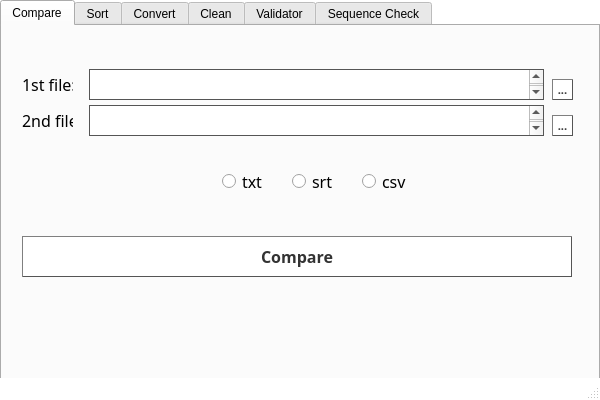
<?xml version="1.0" encoding="UTF-8"?>
<ui version="4.0">
 <class>MainWindow</class>
 <widget class="QMainWindow" name="MainWindow">
  <property name="geometry">
   <rect>
    <x>0</x>
    <y>0</y>
    <width>600</width>
    <height>400</height>
   </rect>
  </property>
  <property name="windowTitle">
   <string>MainWindow</string>
  </property>
  <property name="styleSheet">
   <string notr="true">QMainWindow{
background-color:white;
}</string>
  </property>
  <widget class="QWidget" name="centralwidget">
   <widget class="QTabWidget" name="tabWidget">
    <property name="geometry">
     <rect>
      <x>0</x>
      <y>0</y>
      <width>600</width>
      <height>400</height>
     </rect>
    </property>
    <property name="currentIndex">
     <number>0</number>
    </property>
    <widget class="QWidget" name="Compare">
     <attribute name="title">
      <string>Compare</string>
     </attribute>
     <widget class="QRadioButton" name="srtRadioButton">
      <property name="geometry">
       <rect>
        <x>290</x>
        <y>140</y>
        <width>50</width>
        <height>30</height>
       </rect>
      </property>
      <property name="font">
       <font>
        <family>Segoe UI Light</family>
        <pointsize>12</pointsize>
        <weight>50</weight>
        <bold>false</bold>
       </font>
      </property>
      <property name="styleSheet">
       <string notr="true"/>
      </property>
      <property name="text">
       <string>srt</string>
      </property>
     </widget>
     <widget class="QRadioButton" name="txtRadioButton">
      <property name="geometry">
       <rect>
        <x>220</x>
        <y>140</y>
        <width>50</width>
        <height>30</height>
       </rect>
      </property>
      <property name="palette">
       <palette>
        <active>
         <colorrole role="Highlight">
          <brush brushstyle="SolidPattern">
           <color alpha="255">
            <red>0</red>
            <green>120</green>
            <blue>215</blue>
           </color>
          </brush>
         </colorrole>
        </active>
        <inactive>
         <colorrole role="Highlight">
          <brush brushstyle="SolidPattern">
           <color alpha="255">
            <red>0</red>
            <green>120</green>
            <blue>215</blue>
           </color>
          </brush>
         </colorrole>
        </inactive>
        <disabled>
         <colorrole role="Highlight">
          <brush brushstyle="SolidPattern">
           <color alpha="255">
            <red>0</red>
            <green>120</green>
            <blue>215</blue>
           </color>
          </brush>
         </colorrole>
        </disabled>
       </palette>
      </property>
      <property name="font">
       <font>
        <family>Segoe UI Light</family>
        <pointsize>12</pointsize>
        <weight>50</weight>
        <bold>false</bold>
       </font>
      </property>
      <property name="styleSheet">
       <string notr="true"/>
      </property>
      <property name="text">
       <string>txt</string>
      </property>
     </widget>
     <widget class="QPushButton" name="comparePushButton">
      <property name="geometry">
       <rect>
        <x>20</x>
        <y>210</y>
        <width>550</width>
        <height>41</height>
       </rect>
      </property>
      <property name="font">
       <font>
        <family>Segoe UI Light</family>
        <pointsize>12</pointsize>
        <weight>75</weight>
        <bold>true</bold>
       </font>
      </property>
      <property name="styleSheet">
       <string notr="true">QPushButton {
    color: #333;
    border: 1px solid #555;
    border-style: outset;
    background:white;
    padding: 5px;
    }

QPushButton:pressed {
    background: #0078d7
    }</string>
      </property>
      <property name="text">
       <string>Compare</string>
      </property>
     </widget>
     <widget class="QLabel" name="label_2">
      <property name="geometry">
       <rect>
        <x>20</x>
        <y>79</y>
        <width>51</width>
        <height>31</height>
       </rect>
      </property>
      <property name="font">
       <font>
        <family>Segoe UI Light</family>
        <pointsize>12</pointsize>
       </font>
      </property>
      <property name="text">
       <string>2nd file:</string>
      </property>
     </widget>
     <widget class="QTextEdit" name="firstFile">
      <property name="geometry">
       <rect>
        <x>87</x>
        <y>43</y>
        <width>455</width>
        <height>31</height>
       </rect>
      </property>
      <property name="font">
       <font>
        <family>Segoe UI Light</family>
        <pointsize>12</pointsize>
       </font>
      </property>
      <property name="styleSheet">
       <string notr="true">QTextEdit{
	border:1px solid #555
}</string>
      </property>
     </widget>
     <widget class="QTextEdit" name="secondFile">
      <property name="geometry">
       <rect>
        <x>87</x>
        <y>79</y>
        <width>455</width>
        <height>31</height>
       </rect>
      </property>
      <property name="font">
       <font>
        <family>Segoe UI Light</family>
        <pointsize>12</pointsize>
       </font>
      </property>
      <property name="styleSheet">
       <string notr="true">QTextEdit{
	border:1px solid #555
}</string>
      </property>
     </widget>
     <widget class="QLabel" name="label">
      <property name="geometry">
       <rect>
        <x>20</x>
        <y>43</y>
        <width>51</width>
        <height>31</height>
       </rect>
      </property>
      <property name="font">
       <font>
        <family>Segoe UI Light</family>
        <pointsize>12</pointsize>
       </font>
      </property>
      <property name="text">
       <string>1st file:</string>
      </property>
     </widget>
     <widget class="QPushButton" name="fileDialog1">
      <property name="geometry">
       <rect>
        <x>550</x>
        <y>53</y>
        <width>21</width>
        <height>21</height>
       </rect>
      </property>
      <property name="font">
       <font>
        <family>Segoe UI Light</family>
        <pointsize>8</pointsize>
        <weight>75</weight>
        <bold>true</bold>
       </font>
      </property>
      <property name="styleSheet">
       <string notr="true">QPushButton {
    color: #333;
    border: 1px solid #555;
    border-style: outset;
    background:white;
    padding: 5px;
    }

QPushButton:pressed {
    background: #0078d7
    }</string>
      </property>
      <property name="text">
       <string>...</string>
      </property>
     </widget>
     <widget class="QPushButton" name="fileDialog2">
      <property name="geometry">
       <rect>
        <x>550</x>
        <y>89</y>
        <width>21</width>
        <height>21</height>
       </rect>
      </property>
      <property name="font">
       <font>
        <family>Segoe UI Light</family>
        <pointsize>8</pointsize>
        <weight>75</weight>
        <bold>true</bold>
       </font>
      </property>
      <property name="styleSheet">
       <string notr="true">QPushButton {
    color: #333;
    border: 1px solid #555;
    border-style: outset;
    background:white;
    padding: 5px;
    }

QPushButton:pressed {
    background: #0078d7
    }</string>
      </property>
      <property name="text">
       <string>...</string>
      </property>
     </widget>
     <widget class="QRadioButton" name="csvRadioButton">
      <property name="geometry">
       <rect>
        <x>360</x>
        <y>140</y>
        <width>50</width>
        <height>30</height>
       </rect>
      </property>
      <property name="palette">
       <palette>
        <active>
         <colorrole role="Highlight">
          <brush brushstyle="SolidPattern">
           <color alpha="255">
            <red>0</red>
            <green>120</green>
            <blue>215</blue>
           </color>
          </brush>
         </colorrole>
        </active>
        <inactive>
         <colorrole role="Highlight">
          <brush brushstyle="SolidPattern">
           <color alpha="255">
            <red>0</red>
            <green>120</green>
            <blue>215</blue>
           </color>
          </brush>
         </colorrole>
        </inactive>
        <disabled>
         <colorrole role="Highlight">
          <brush brushstyle="SolidPattern">
           <color alpha="255">
            <red>0</red>
            <green>120</green>
            <blue>215</blue>
           </color>
          </brush>
         </colorrole>
        </disabled>
       </palette>
      </property>
      <property name="font">
       <font>
        <family>Segoe UI Light</family>
        <pointsize>12</pointsize>
        <weight>50</weight>
        <bold>false</bold>
       </font>
      </property>
      <property name="styleSheet">
       <string notr="true"/>
      </property>
      <property name="text">
       <string>csv</string>
      </property>
     </widget>
    </widget>
    <widget class="QWidget" name="Sort">
     <attribute name="title">
      <string>Sort</string>
     </attribute>
     <widget class="QPushButton" name="sortPushButton">
      <property name="geometry">
       <rect>
        <x>20</x>
        <y>210</y>
        <width>550</width>
        <height>41</height>
       </rect>
      </property>
      <property name="font">
       <font>
        <family>Segoe UI Light</family>
        <pointsize>12</pointsize>
        <weight>75</weight>
        <bold>true</bold>
       </font>
      </property>
      <property name="styleSheet">
       <string notr="true">QPushButton {
    color: #333;
    border: 1px solid #555;
    border-style: outset;
    background:white;
    padding: 5px;
    }

QPushButton:pressed {
    background: #0078d7
    }</string>
      </property>
      <property name="text">
       <string>Sort</string>
      </property>
     </widget>
     <widget class="QLabel" name="convertInfoLabel_2">
      <property name="geometry">
       <rect>
        <x>20</x>
        <y>80</y>
        <width>550</width>
        <height>81</height>
       </rect>
      </property>
      <property name="font">
       <font>
        <family>Segoe UI Light</family>
        <pointsize>12</pointsize>
       </font>
      </property>
      <property name="styleSheet">
       <string notr="true"/>
      </property>
      <property name="text">
       <string>Put all .srt files in the same folder with this program and press the Sort Button.</string>
      </property>
      <property name="alignment">
       <set>Qt::AlignLeading|Qt::AlignLeft|Qt::AlignTop</set>
      </property>
      <property name="wordWrap">
       <bool>true</bool>
      </property>
     </widget>
    </widget>
    <widget class="QWidget" name="Convert">
     <attribute name="title">
      <string>Convert</string>
     </attribute>
     <widget class="QPushButton" name="convertPushButton">
      <property name="geometry">
       <rect>
        <x>20</x>
        <y>210</y>
        <width>550</width>
        <height>41</height>
       </rect>
      </property>
      <property name="font">
       <font>
        <family>Segoe UI Light</family>
        <pointsize>12</pointsize>
        <weight>75</weight>
        <bold>true</bold>
       </font>
      </property>
      <property name="styleSheet">
       <string notr="true">QPushButton {
    color: #333;
    border: 1px solid #555;
    border-style: outset;
    background:white;
    padding: 5px;
    }

QPushButton:pressed {
    background: #0078d7
    }</string>
      </property>
      <property name="text">
       <string>Convert</string>
      </property>
     </widget>
     <widget class="QLabel" name="convertInfoLabel">
      <property name="geometry">
       <rect>
        <x>20</x>
        <y>80</y>
        <width>550</width>
        <height>81</height>
       </rect>
      </property>
      <property name="font">
       <font>
        <family>Segoe UI Light</family>
        <pointsize>12</pointsize>
       </font>
      </property>
      <property name="styleSheet">
       <string notr="true"/>
      </property>
      <property name="text">
       <string>Put all .srt and .vtt files in the same folder with this program and press the Convert Button.</string>
      </property>
      <property name="alignment">
       <set>Qt::AlignLeading|Qt::AlignLeft|Qt::AlignTop</set>
      </property>
      <property name="wordWrap">
       <bool>true</bool>
      </property>
     </widget>
    </widget>
    <widget class="QWidget" name="tab">
     <attribute name="title">
      <string>Clean</string>
     </attribute>
     <widget class="QPushButton" name="cleanPushButton">
      <property name="geometry">
       <rect>
        <x>20</x>
        <y>210</y>
        <width>550</width>
        <height>41</height>
       </rect>
      </property>
      <property name="font">
       <font>
        <family>Segoe UI Light</family>
        <pointsize>12</pointsize>
        <weight>75</weight>
        <bold>true</bold>
       </font>
      </property>
      <property name="styleSheet">
       <string notr="true">QPushButton {
    color: #333;
    border: 1px solid #555;
    border-style: outset;
    background:white;
    padding: 5px;
    }

QPushButton:pressed {
    background: #0078d7
    }</string>
      </property>
      <property name="text">
       <string>Clean Srt and Generate Txt</string>
      </property>
     </widget>
     <widget class="QLabel" name="convertInfoLabel_3">
      <property name="geometry">
       <rect>
        <x>20</x>
        <y>80</y>
        <width>550</width>
        <height>81</height>
       </rect>
      </property>
      <property name="font">
       <font>
        <family>Segoe UI Light</family>
        <pointsize>12</pointsize>
       </font>
      </property>
      <property name="styleSheet">
       <string notr="true"/>
      </property>
      <property name="text">
       <string>Put all .srt files in the same folder with this program and press the Clean Srt and Generate Txt Button.</string>
      </property>
      <property name="alignment">
       <set>Qt::AlignLeading|Qt::AlignLeft|Qt::AlignTop</set>
      </property>
      <property name="wordWrap">
       <bool>true</bool>
      </property>
     </widget>
    </widget>
    <widget class="QWidget" name="tab_2">
     <attribute name="title">
      <string>Validator</string>
     </attribute>
     <widget class="QPushButton" name="validatePushButton">
      <property name="geometry">
       <rect>
        <x>20</x>
        <y>80</y>
        <width>550</width>
        <height>41</height>
       </rect>
      </property>
      <property name="font">
       <font>
        <family>Segoe UI Light</family>
        <pointsize>12</pointsize>
        <weight>75</weight>
        <bold>true</bold>
       </font>
      </property>
      <property name="styleSheet">
       <string notr="true">QPushButton {
    color: #333;
    border: 1px solid #555;
    border-style: outset;
    background:white;
    padding: 5px;
    }

QPushButton:pressed {
    background: #0078d7
    }</string>
      </property>
      <property name="text">
       <string>Validate</string>
      </property>
     </widget>
     <widget class="QLabel" name="convertInfoLabel_4">
      <property name="geometry">
       <rect>
        <x>20</x>
        <y>20</y>
        <width>550</width>
        <height>61</height>
       </rect>
      </property>
      <property name="font">
       <font>
        <family>Segoe UI Light</family>
        <pointsize>12</pointsize>
       </font>
      </property>
      <property name="styleSheet">
       <string notr="true"/>
      </property>
      <property name="text">
       <string>Put all .srt files in the same folder with this program and press the Validate button.</string>
      </property>
      <property name="alignment">
       <set>Qt::AlignLeading|Qt::AlignLeft|Qt::AlignTop</set>
      </property>
      <property name="wordWrap">
       <bool>true</bool>
      </property>
     </widget>
     <widget class="QTextEdit" name="validateFeedbackTextEdit">
      <property name="geometry">
       <rect>
        <x>20</x>
        <y>130</y>
        <width>550</width>
        <height>200</height>
       </rect>
      </property>
      <property name="font">
       <font>
        <pointsize>11</pointsize>
       </font>
      </property>
      <property name="readOnly">
       <bool>true</bool>
      </property>
     </widget>
    </widget>
    <widget class="QWidget" name="tab_3">
     <attribute name="title">
      <string>Sequence Check</string>
     </attribute>
     <widget class="QTextEdit" name="checkSequenceFeedbackTextEdit">
      <property name="geometry">
       <rect>
        <x>20</x>
        <y>130</y>
        <width>550</width>
        <height>200</height>
       </rect>
      </property>
      <property name="font">
       <font>
        <pointsize>11</pointsize>
       </font>
      </property>
      <property name="readOnly">
       <bool>true</bool>
      </property>
     </widget>
     <widget class="QPushButton" name="checkSequencePushButton">
      <property name="geometry">
       <rect>
        <x>20</x>
        <y>80</y>
        <width>550</width>
        <height>41</height>
       </rect>
      </property>
      <property name="font">
       <font>
        <family>Segoe UI Light</family>
        <pointsize>12</pointsize>
        <weight>75</weight>
        <bold>true</bold>
       </font>
      </property>
      <property name="styleSheet">
       <string notr="true">QPushButton {
    color: #333;
    border: 1px solid #555;
    border-style: outset;
    background:white;
    padding: 5px;
    }

QPushButton:pressed {
    background: #0078d7
    }</string>
      </property>
      <property name="text">
       <string>Check Sequence</string>
      </property>
     </widget>
     <widget class="QLabel" name="convertInfoLabel_5">
      <property name="geometry">
       <rect>
        <x>20</x>
        <y>20</y>
        <width>550</width>
        <height>61</height>
       </rect>
      </property>
      <property name="font">
       <font>
        <family>Segoe UI Light</family>
        <pointsize>12</pointsize>
       </font>
      </property>
      <property name="styleSheet">
       <string notr="true"/>
      </property>
      <property name="text">
       <string>Put all .srt files in the same folder with this program and press the Check Sequence button.</string>
      </property>
      <property name="alignment">
       <set>Qt::AlignLeading|Qt::AlignLeft|Qt::AlignTop</set>
      </property>
      <property name="wordWrap">
       <bool>true</bool>
      </property>
     </widget>
    </widget>
   </widget>
  </widget>
  <widget class="QMenuBar" name="menubar">
   <property name="geometry">
    <rect>
     <x>0</x>
     <y>0</y>
     <width>600</width>
     <height>21</height>
    </rect>
   </property>
  </widget>
  <widget class="QStatusBar" name="statusbar"/>
 </widget>
 <resources/>
 <connections/>
</ui>
